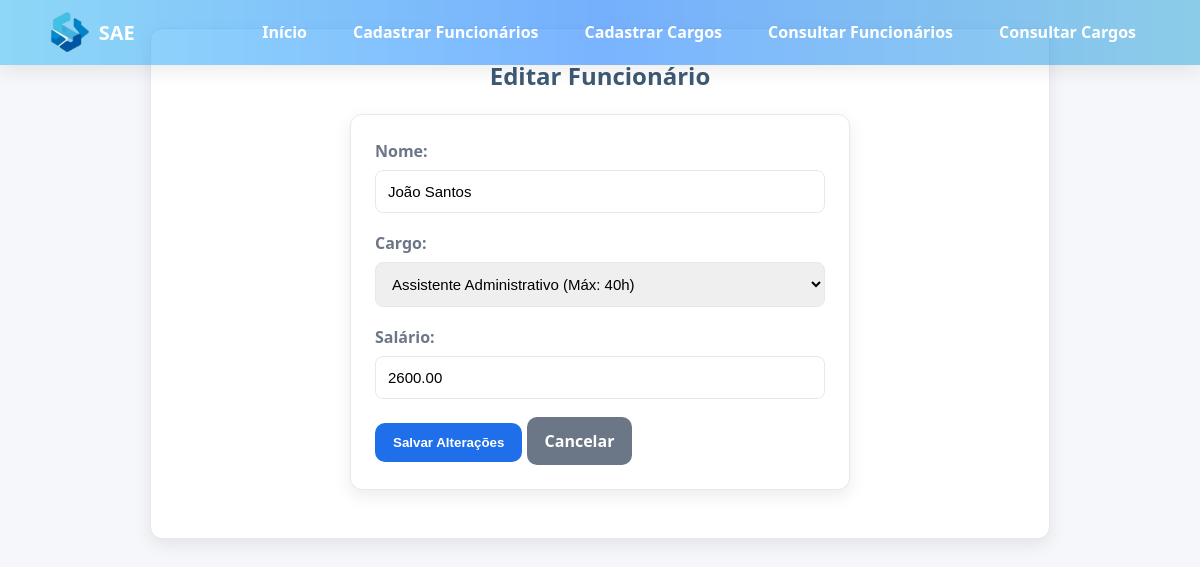
/consulta_funcionarios.php?editar=3, run on the app's committed database.
### tables this page shows
CREATE TABLE funcionarios (
    id_funcionario INT AUTO_INCREMENT PRIMARY KEY,
    nome_funcionario VARCHAR(100) NOT NULL,
    cpf_funcionario VARCHAR(14) NOT NULL UNIQUE,
    salario DECIMAL(10,2) NOT NULL,
    data_admissao DATE,
    id_cargo INT NOT NULL,
    FOREIGN KEY (id_cargo) REFERENCES cargos(id_cargo)
);

CREATE TABLE cargos (
    id_cargo INT AUTO_INCREMENT PRIMARY KEY,
    nome_cargo VARCHAR(100) NOT NULL UNIQUE, 
    descricao TEXT,
    salario_base DECIMAL(10,2) NOT NULL,
    carga_horaria_max INT NOT NULL
);

### consulta_funcionarios.php (the view, shortened to what this page needs)
<?php
require 'conect_bd.php';
include 'header.php';
if (isset($_GET['editar'])) {
    $id = intval($_GET['editar']);
    $dados  = $conn->query("SELECT * FROM funcionarios WHERE id_funcionario=$id")->fetch_assoc();
    $cargos = $conn->query("SELECT * FROM cargos ORDER BY nome_cargo");
?>
<!doctype html>
<html lang="pt-br">
<head>
<link rel="stylesheet" href="style.css">
</head>
<body>
<div class="container">
<h2>Editar Funcionário</h2>
<form method="post">
    <label>Nome:</label>
    <input name="nome_funcionario" value="<?=htmlspecialchars($dados['nome_funcionario'])?>" required>
    <label>Cargo:</label>
    <select name="id_cargo" id="id_cargo" required>
        <?php
        mysqli_data_seek($cargos, 0);
        while($c = $cargos->fetch_assoc()): ?>
            <option value="<?=$c['id_cargo']?>"
                    <?=($dados['id_cargo']==$c['id_cargo']?'selected':'')?>>
                <?=htmlspecialchars($c['nome_cargo'])?> (Máx: <?=$c['carga_horaria_max']?>h)
            </option>
        <?php endwhile; ?>
    </select>
    <label>Salário:</label>
    <input type="number" step="0.01" name="salario"
           value="<?=$dados['salario']?>" required>
    <button type="submit" class="btn-primary">Salvar Alterações</button>
    <a href="consulta_funcionarios.php" class="btn-primary" style="background:#6b7686;">Cancelar</a>
</form>
</div>
</body>
</html>
<?php
exit;
}
?>

### style.css (style rules this page uses)
:root { --bg-page: #f5f7fa; --bg-card: #ffffff; --text-strong: #f8f3f3; --text: #3d5a75; --text-soft: #6b7686; --line: #e5e9ef; --accent: #1f6feb; --danger: #d32f2f; --radius: 12px; --shadow: 0 6px 18px rgba(0,0,0,.08); }
* { margin:0;padding:0;box-sizing:border-box; }
body { font-family: 'Segoe UI', Roboto, sans-serif; background: var(--bg-page); color: var(--text); line-height:1.55; }
.container { max-width:900px; margin:28px auto; padding:28px; background:var(--bg-card); border:1px solid var(--line); border-radius:var(--radius); box-shadow:var(--shadow); text-align: center; }
form { background:var(--bg-card); border:1px solid var(--line); padding:24px; border-radius:var(--radius); box-shadow:var(--shadow); max-width:500px; margin:20px auto; text-align: left; }
label { display:block; margin-bottom:6px; font-weight:600; color:var(--text-soft); }
input,select,textarea { width:100%; padding:12px; border:1px solid var(--line); border-radius:8px; margin-bottom:18px; font-size:15px; }
button,.btn-primary { background:var(--accent); color:#fff; border:none; padding:12px 18px; border-radius:10px; font-weight:700; cursor:pointer; text-decoration:none; display:inline-block; }

### data on the page
funcionarios: nome_funcionario "João Santos", id_cargo "Assistente Administrativo (Máx: 40h)", salario "2600.00"
